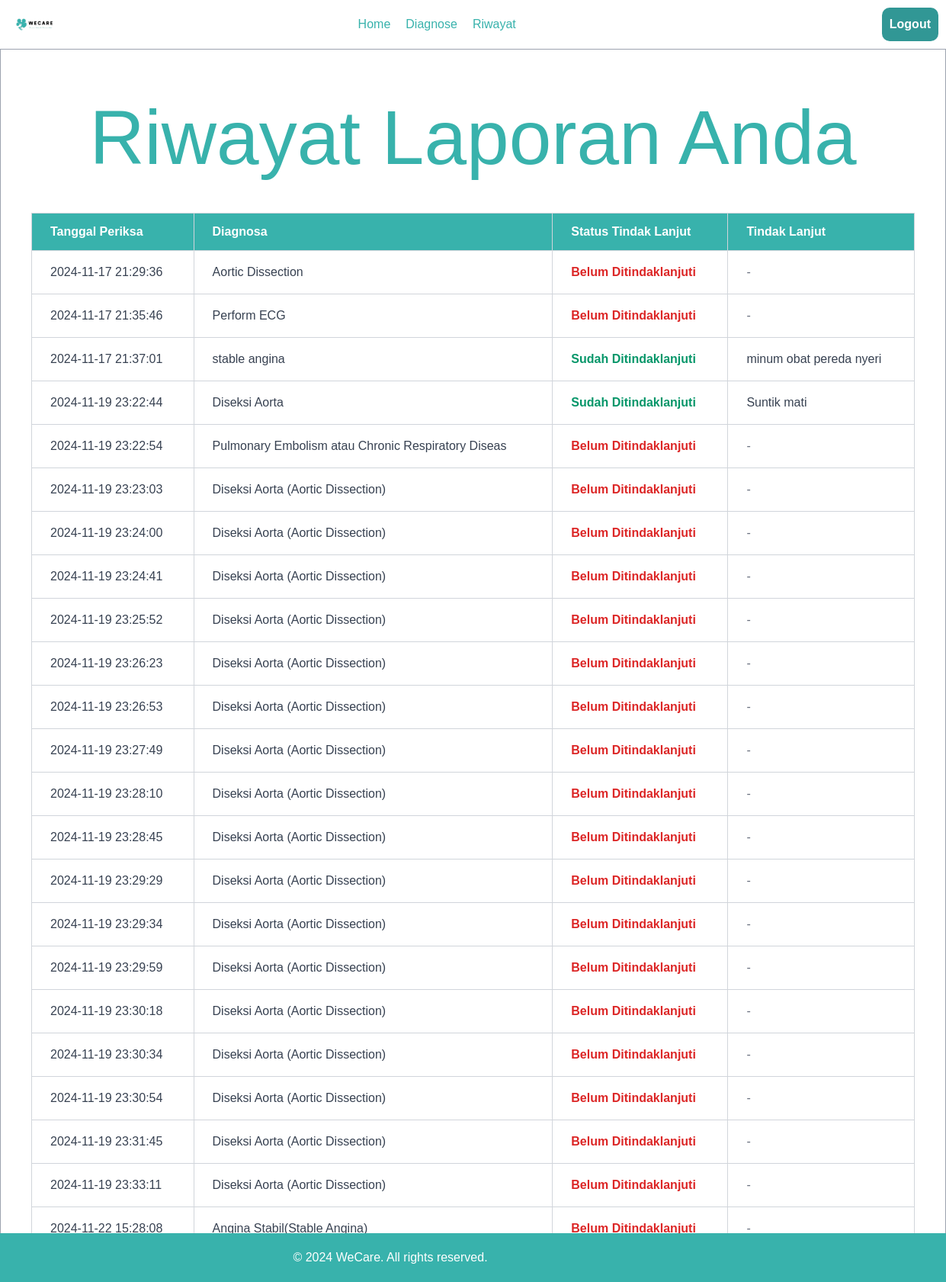
/riwayat.php (signed in), run on the app's committed database.
### tables this page shows
CREATE TABLE `laporan` (
  `id_laporan` int(11) NOT NULL,
  `username` varchar(50) DEFAULT NULL,
  `tanggal_periksa` datetime NOT NULL DEFAULT current_timestamp(),
  `diagnosa` varchar(50) DEFAULT NULL,
  `tindak_lanjut` text DEFAULT NULL
);

### riwayat.php (the view, shortened to what this page needs)
<?php
include("connect.php");
function isActive($path) {
  return ($_SERVER['REQUEST_URI'] === $path) ? 'text-white font-bold' : '';
}
$username = $_SESSION['username'];
$queryHistory = "
    SELECT tanggal_periksa, diagnosa, tindak_lanjut
    FROM laporan
    WHERE username = ?
";
$stmt = mysqli_prepare($connect, $queryHistory);
mysqli_stmt_bind_param($stmt, "s", $username);
mysqli_stmt_execute($stmt);
$resultHistory = mysqli_stmt_get_result($stmt);
?>
<!DOCTYPE html>
<html lang="en">
<head>
    <link href="https://cdn.jsdelivr.net/npm/tailwindcss@2.0.0/dist/tailwind.min.css" rel="stylesheet">
</head>
<body>
<nav class="navbar">
    <div><img src="assets/logo_base.png" class="brand" alt="WeCare""></div>
    <ul class="menu">
        <li>
            <a href="home2.php" class="<?php echo isActive('home2.php'); ?>">Home</a>
        </li>
        <li>
            <a href="diagnose.php" class="<?php echo isActive('diagnose.php'); ?>">Diagnose</a>
        </li>
        <li>
            <a href="riwayat.php" class="<?php echo isActive('riwayat.php'); ?>">Riwayat</a>
        </li>
    </ul>
        <a href="login.php"><button class="button">Logout</button></a>
</nav>
<section class="border border-gray-400 width-full p-10">
<h1>Riwayat Laporan Anda</h1>
<?php if (mysqli_num_rows($resultHistory) > 0): ?>
<div class="overflow-x-auto mt-6">
    <table class="table-auto border-collapse border border-gray-300 w-full">
        <thead class="text-white" style="background-color: #38b2ac">
            <tr>
                <th class="px-6 py-3 border border-gray-300 text-left">Tanggal Periksa</th>
                <th class="px-6 py-3 border border-gray-300 text-left">Diagnosa</th>
                <th class="px-6 py-3 border border-gray-300 text-left">Status Tindak Lanjut</th>
                <th class="px-6 py-3 border border-gray-300 text-left">Tindak Lanjut</th>
            </tr>
        </thead>
        <tbody class="bg-white text-gray-700">
            <?php while ($row = mysqli_fetch_assoc($resultHistory)): ?>
                <tr class="hover:bg-gray-100 transition duration-300">
                    <td class="px-6 py-4 border border-gray-300">
                        <?= htmlspecialchars($row['tanggal_periksa']) ?>
                    </td>
                    <td class="px-6 py-4 border border-gray-300">
                        <?= htmlspecialchars($row['diagnosa']) ?>
                    </td>
                    <td class="px-6 py-4 border border-gray-300">
                        <?= $row['tindak_lanjut'] ? '<span class="text-green-600 font-semibold">Sudah Ditindaklanjuti</span>' : '<span class="text-red-600 font-semibold">Belum Ditindaklanjuti</span>' ?>
                    </td>
                    <td class="px-6 py-4 border border-gray-300">
                        <?= $row['tindak_lanjut'] ? htmlspecialchars($row['tindak_lanjut']) : '<span class="text-gray-500">-</span>' ?>
                    </td>
                </tr>
            <?php endwhile; ?>
        </tbody>
    </table>
</div>
<?php else: ?>
<div class="text-center mt-6">
    <p class="text-gray-500 text-lg">Tidak ada laporan yang dapat ditampilkan.</p>
</div>
<?php endif; ?>
</section>
<footer style="position: fixed; bottom: 0; width: 100%; background-color: #38b2ac; color: white;">
    <div class="container text-center">
        <p>&copy; 2024 WeCare. All rights reserved.</p>
    </div>
</footer>
</body>
</html>

### riwayat.php (style rules this page uses)
body { margin: 0; padding: 0; font-family: Arial, sans-serif; }
.navbar { display: flex; gap: 400px; align-items: center; margin-left: 20px; background-color: white; color: #38b2ac; justify-content: space-between; }
.brand { font-size: 10px; font-weight: bold; margin-right: 40px; width: 200px; }
.menu { display: flex; gap: 20px; list-style: none; padding: 0; }
.menu li a { text-decoration: none; }
.button { background-color: #319795; color: white; padding: 10px; border-radius: 10px; font-weight: bold; border: none; margin-left: 80px; }
.container { padding: 20px; }
button { margin: 10px; padding: 10px 20px; background-color: #319795; color: #fff; border: none; cursor: pointer; border-radius: 5px; }
h1 { text-align: center; font-size: 100px; color: #38b2ac; }

### data on the page
laporan: tanggal_periksa "2024-11-17 21:29:36", diagnosa "Aortic Dissection", shows "Belum Ditindaklanjuti"
laporan: tanggal_periksa "2024-11-17 21:35:46", diagnosa "Perform ECG", shows "Belum Ditindaklanjuti"
laporan: tanggal_periksa "2024-11-17 21:37:01", diagnosa "stable angina", shows "Sudah Ditindaklanjuti", tindak_lanjut "minum obat pereda nyeri"
laporan: tanggal_periksa "2024-11-19 23:22:44", diagnosa "Diseksi Aorta", shows "Sudah Ditindaklanjuti", tindak_lanjut "Suntik mati"
laporan: tanggal_periksa "2024-11-19 23:22:54", diagnosa "Pulmonary Embolism atau Chronic Respiratory Diseas", shows "Belum Ditindaklanjuti"
laporan: tanggal_periksa "2024-11-19 23:23:03", diagnosa "Diseksi Aorta (Aortic Dissection)", shows "Belum Ditindaklanjuti"
laporan: tanggal_periksa "2024-11-19 23:24:00", diagnosa "Diseksi Aorta (Aortic Dissection)", shows "Belum Ditindaklanjuti"
laporan: tanggal_periksa "2024-11-19 23:24:41", diagnosa "Diseksi Aorta (Aortic Dissection)", shows "Belum Ditindaklanjuti"
laporan: tanggal_periksa "2024-11-19 23:25:52", diagnosa "Diseksi Aorta (Aortic Dissection)", shows "Belum Ditindaklanjuti"
laporan: tanggal_periksa "2024-11-19 23:26:23", diagnosa "Diseksi Aorta (Aortic Dissection)", shows "Belum Ditindaklanjuti"
laporan: tanggal_periksa "2024-11-19 23:26:53", diagnosa "Diseksi Aorta (Aortic Dissection)", shows "Belum Ditindaklanjuti"
laporan: tanggal_periksa "2024-11-19 23:27:49", diagnosa "Diseksi Aorta (Aortic Dissection)", shows "Belum Ditindaklanjuti"
laporan: tanggal_periksa "2024-11-19 23:28:10", diagnosa "Diseksi Aorta (Aortic Dissection)", shows "Belum Ditindaklanjuti"
laporan: tanggal_periksa "2024-11-19 23:28:45", diagnosa "Diseksi Aorta (Aortic Dissection)", shows "Belum Ditindaklanjuti"
laporan: tanggal_periksa "2024-11-19 23:29:29", diagnosa "Diseksi Aorta (Aortic Dissection)", shows "Belum Ditindaklanjuti"
laporan: tanggal_periksa "2024-11-19 23:29:34", diagnosa "Diseksi Aorta (Aortic Dissection)", shows "Belum Ditindaklanjuti"
laporan: tanggal_periksa "2024-11-19 23:29:59", diagnosa "Diseksi Aorta (Aortic Dissection)", shows "Belum Ditindaklanjuti"
laporan: tanggal_periksa "2024-11-19 23:30:18", diagnosa "Diseksi Aorta (Aortic Dissection)", shows "Belum Ditindaklanjuti"
laporan: tanggal_periksa "2024-11-19 23:30:34", diagnosa "Diseksi Aorta (Aortic Dissection)", shows "Belum Ditindaklanjuti"
laporan: tanggal_periksa "2024-11-19 23:30:54", diagnosa "Diseksi Aorta (Aortic Dissection)", shows "Belum Ditindaklanjuti"
laporan: tanggal_periksa "2024-11-19 23:31:45", diagnosa "Diseksi Aorta (Aortic Dissection)", shows "Belum Ditindaklanjuti"
laporan: tanggal_periksa "2024-11-19 23:33:11", diagnosa "Diseksi Aorta (Aortic Dissection)", shows "Belum Ditindaklanjuti"
laporan: tanggal_periksa "2024-11-22 15:28:08", diagnosa "Angina Stabil(Stable Angina)", shows "Belum Ditindaklanjuti"
